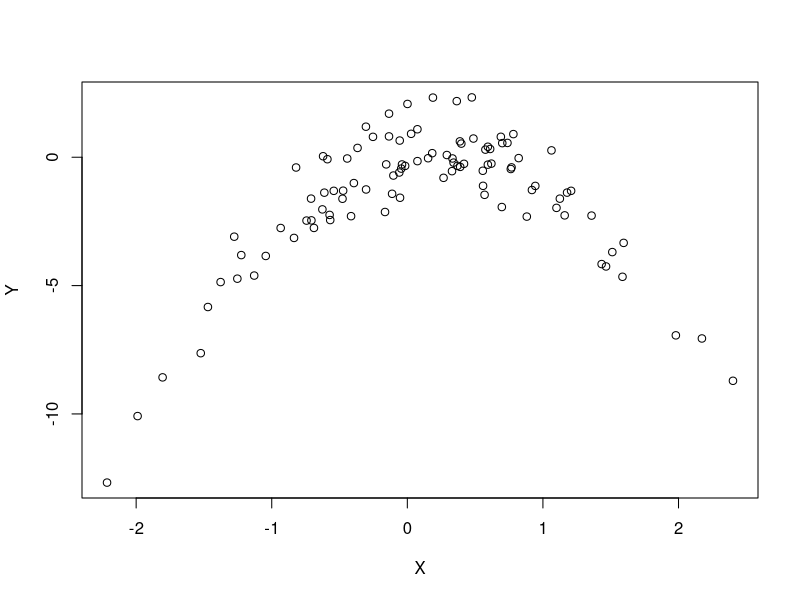
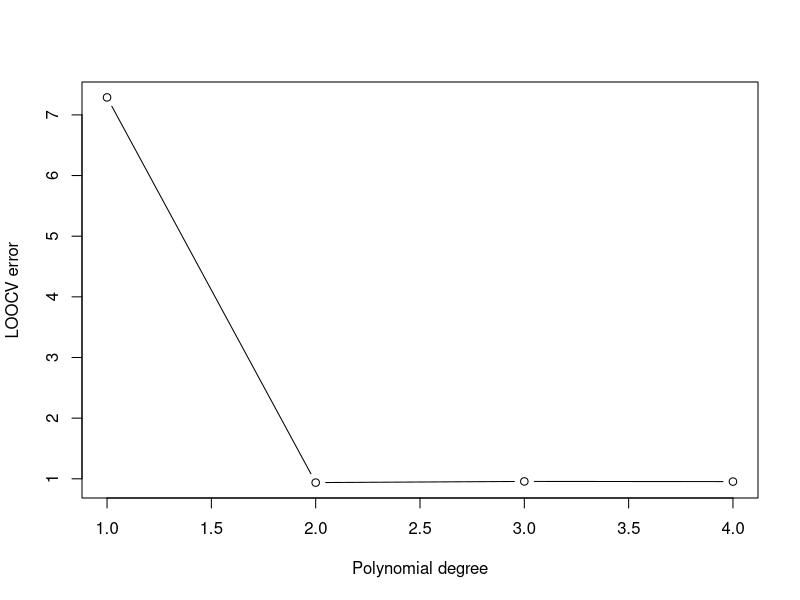
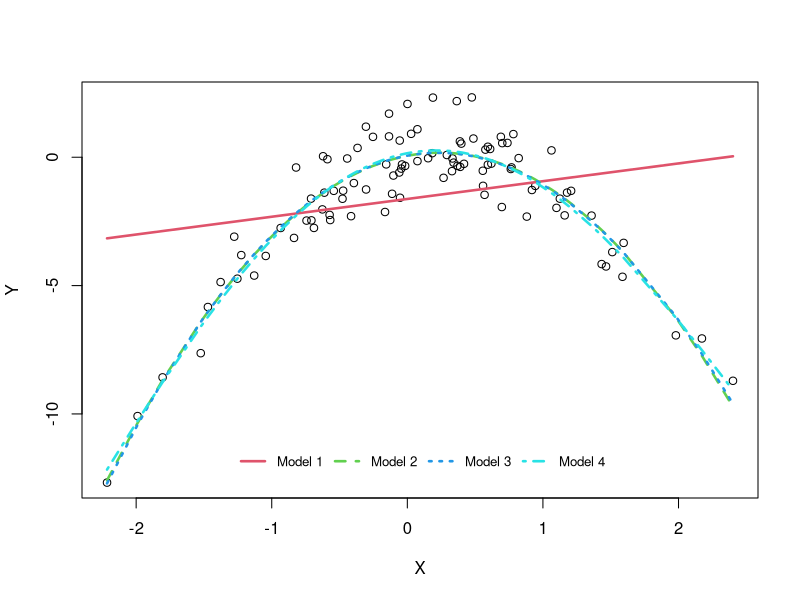
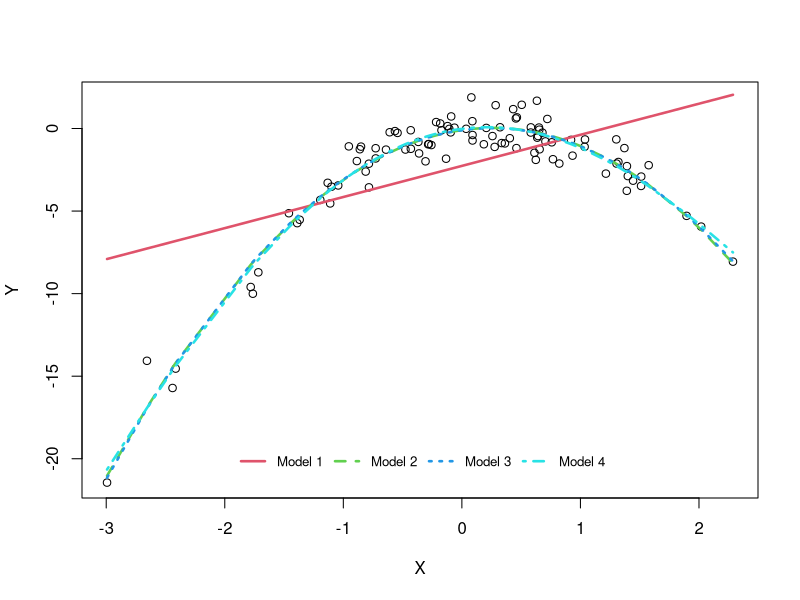

The R script that drew these images, in order:
## ---- chunk 1
set.seed(1)
x <- rnorm(100)
e <- rnorm(100)
y <- x - 2 * x^2 + e
## ---- chunk 2
plot(x, y, xlab = "X", ylab = "Y")
## ---- chunk 3
library(boot)
df <- data.frame(x, y)

cv.res <- sapply(1:4, function(d) {
  glm.fit <- glm(y ~ poly(x, d, raw = TRUE), data = df)
  loocv <- cv.glm(df, glm.fit)$delta

  names(loocv) <- c("raw", "biased")
  return(list(loocv, glm.fit))
})

cv_errs <- do.call(cbind, cv.res[1,])
colnames(cv_errs) <- paste0("model", 1:4)

models <- cv.res[2,]
## ---- chunk 4
plot(1:4, cv_errs[1,], type = "b", xlab = "Polynomial degree", ylab = "LOOCV error")
## ---- chunk 5
which.min(cv_errs[1,])
## ---- chunk 6
do.call(anova, c(models, test = "F"))
## ---- chunk 7
plot(df$x, df$y, xlab = "X", ylab = "Y")
catch <- sapply(1:4, function(d) {
  poly.mdl  <- models[[d]]
  poly.pred <- predict(poly.mdl, df)
  ord <- order(x)
  
  lines(x[ord], poly.pred[ord], col = d + 1, lwd = 2.5, lty = d)
})

legend("bottom", inset = c(0.05, 0.05), legend = paste("Model", 1:4), horiz = TRUE,
       lwd = 2.5, col = 2:5, lty = 1:4, cex = 0.8, bty = "n")
## ---- chunk 8
set.seed(42)
x <- rnorm(100)
y <- x - 2 * x^2 + rnorm(100)

df <- data.frame(x, y)

cv.res <- sapply(1:4, function(d) {
  glm.fit <- glm(y ~ poly(x, d, raw = TRUE), data = df)
  loocv <- cv.glm(df, glm.fit)$delta

  names(loocv) <- c("raw", "biased")
  return(list(loocv, glm.fit))
})

cv_errs <- do.call(cbind, cv.res[1,])
colnames(cv_errs) <- paste0("model", 1:4)

models <- cv.res[2,]

plot(df$x, df$y, xlab = "X", ylab = "Y")
catch <- sapply(1:4, function(d) {
  poly.mdl  <- models[[d]]
  poly.pred <- predict(poly.mdl, df)
  ord <- order(x)
  
  lines(x[ord], poly.pred[ord], col = d + 1, lwd = 2.5, lty = d)
})

legend("bottom", inset = c(0.05, 0.05), legend = paste("Model", 1:4), horiz = TRUE,
       lwd = 2.5, col = 2:5, lty = 1:4, cex = 0.8, bty = "n")
